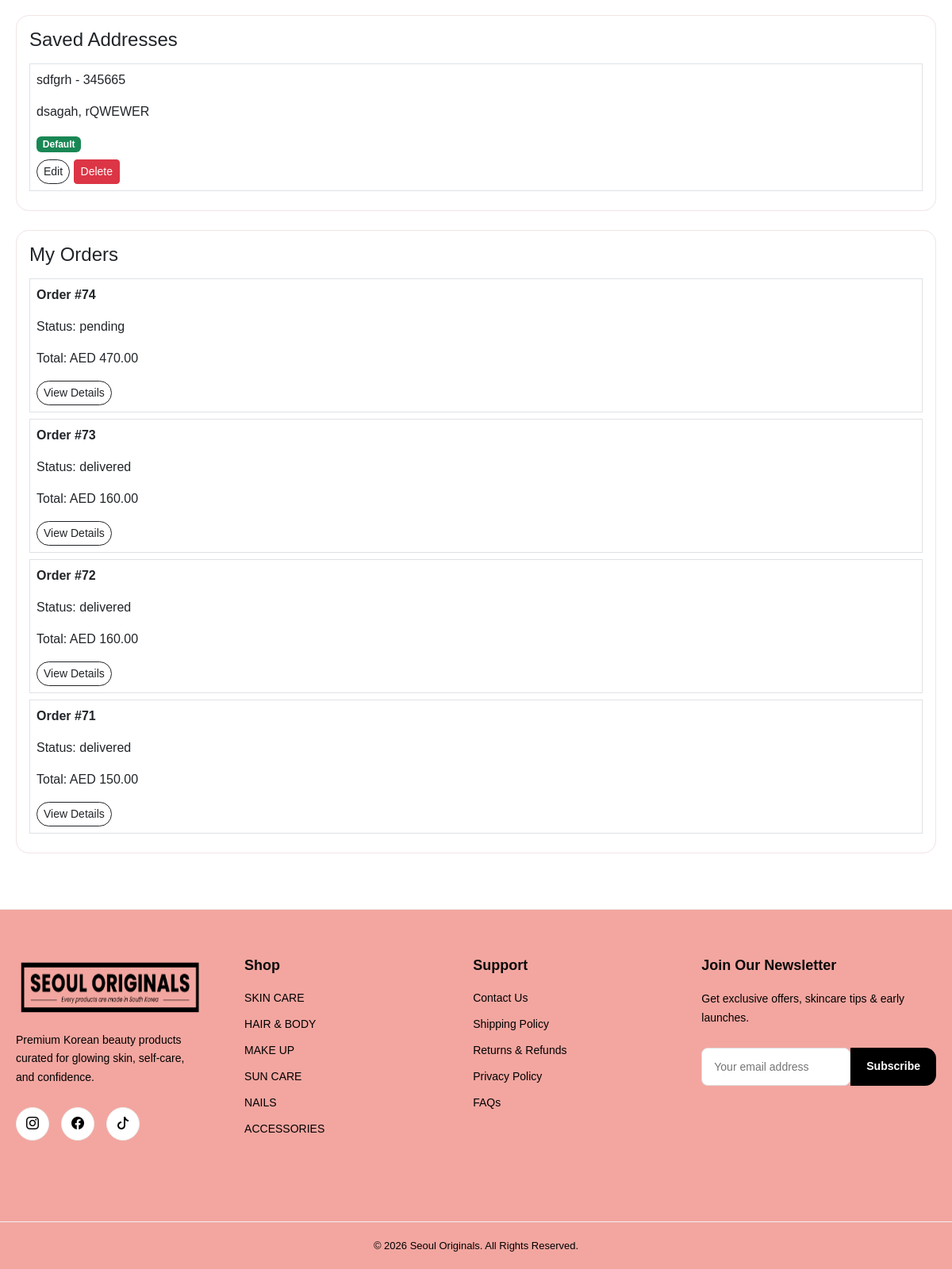
The app's page /account/ (signed in, lower part), older data.
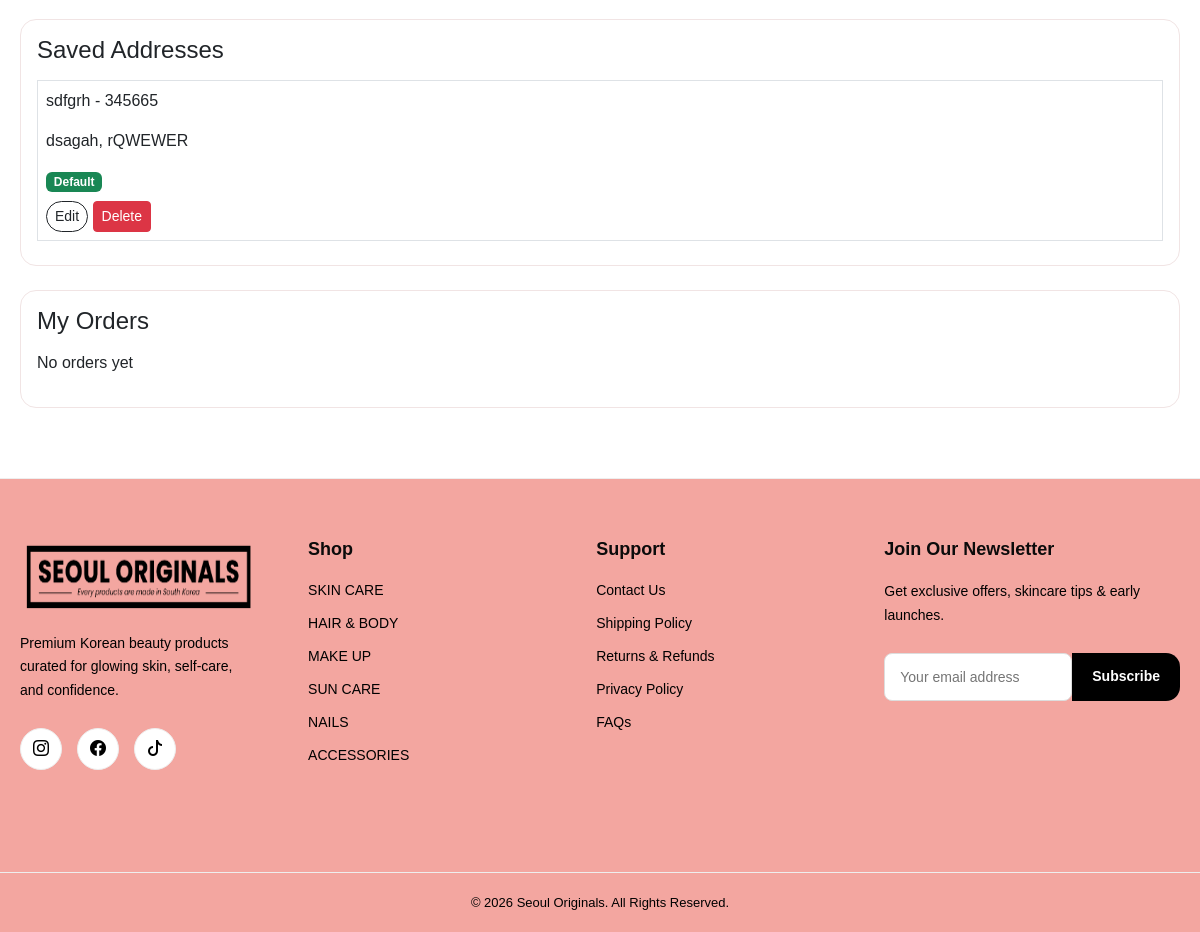
The same page, newer data.
### shop/models.py (models this page shows, shortened)
class Address(models.Model):
    user = models.ForeignKey(User, on_delete=models.CASCADE)
    full_name = models.CharField(max_length=200)
    phone = models.CharField(max_length=20)
    address_line = models.TextField()
    city = models.CharField(max_length=100)
    country = models.CharField(max_length=100, default="UAE")
    is_default = models.BooleanField(default=False)
    is_deleted = models.BooleanField(default=False)

class Order(models.Model):
    STATUS_CHOICES = [
        ('pending', 'Pending'),
        ('processing', 'Processing'),
        ('shipped', 'Shipped'),
        ('delivered', 'Delivered'),
        ('cancelled', 'Cancelled'),
        ('replaced', 'Replaced'),  # ✅ ADDED
    ]
    user = models.ForeignKey(User, on_delete=models.CASCADE)
    parent_order = models.ForeignKey(
        'self',
        on_delete=models.SET_NULL,
        null=True,
        blank=True,
        related_name='replacements'
    )
    name = models.CharField(max_length=200)
    address = models.TextField()
    phone = models.CharField(max_length=20)
    total = models.DecimalField(max_digits=10, decimal_places=2)
    status = models.CharField(max_length=20, choices=STATUS_CHOICES, default='pending')
    created_at = models.DateTimeField(auto_now_add=True, db_index=True)

class Category(models.Model):
    name = models.CharField(max_length=100)
    slug = models.SlugField(blank=True, null=True)

### shop/views.py (the view)
# urls.py: path('account/', views.account, name='account'),
@login_required
def account(request):
    profile = getattr(request.user, 'userprofile', None)
    addresses = Address.objects.filter( user=request.user, is_deleted=False)
    orders = Order.objects.filter(user=request.user).order_by('-created_at')
    return render(request, 'account.html', {
        'profile': profile,
        'addresses': addresses,
        'orders': orders
    })

### shop/context_processors.py (called while the page is built)
def categories(request):
    return {
        'categories': Category.objects.all()
    }

### templates/account.html (shortened to what this page needs)
{% extends 'base.html' %}
{% block content %}
<div class="container mt-5">
<div class="card p-3 mb-4">
  <h4>Saved Addresses</h4>
  {% for a in addresses %}
    <div class="border p-2 mb-2">
      <p>{{ a.full_name }} - {{ a.phone }}</p>
      <p>{{ a.address_line }}, {{ a.city }}</p>
      {% if a.is_default %}
        <span class="badge bg-success">Default</span>
      {% endif %}
      <div class="mt-2">
        <a href="{% url 'edit_address' a.id %}"
           class="btn btn-sm btn-outline-dark">
           Edit
        </a>
        <button
            type="button"
            class="btn btn-danger btn-sm delete-btn"
            data-id="{{ a.id }}">
            Delete
        </button>
      </div>
    </div>
  {% empty %}
    <p>No addresses saved</p>
  {% endfor %}
</div>
<div class="card p-3">
  <h4>My Orders</h4>
  {% for o in orders %}
    <div class="border p-2 mb-2">
      <p><strong>Order #{{ o.id }}</strong></p>
      <p>Status: {{ o.status }}</p>
      <p>Total: AED {{ o.total }}</p>
      <a href="{% url 'order_detail' o.id %}"
         class="btn btn-sm btn-outline-dark">
         View Details
      </a>
    </div>
  {% empty %}
    <p>No orders yet</p>
  {% endfor %}
</div>
</div>
{% endblock %}

### templates/base.html (shortened to what this page needs)
{% load static %}
<!DOCTYPE html>
<html>
<head>
  <link href="https://cdn.jsdelivr.net/npm/bootstrap@5.3.0/dist/css/bootstrap.min.css" rel="stylesheet">
  <link rel="stylesheet" href="{% static 'css/style.css' %}">
  <link rel="stylesheet" href="https://cdn.jsdelivr.net/npm/swiper@11/swiper-bundle.min.css"/>
  <link rel="stylesheet" href="https://cdn.jsdelivr.net/npm/bootstrap-icons@1.11.3/font/bootstrap-icons.min.css">
</head>
<body>
<main class="main-content">
  {% block content %}{% endblock %}
</main>
<footer class="site-footer">
  <div class="footer-container">
    <div class="footer-col">
      <img
        src="{% static 'images/logo.png' %}"
        alt="Logo"
        class="footer-brand-logo"
      >
      <p class="footer-text">
        Premium Korean beauty products curated for glowing skin,
        self-care, and confidence.
      </p>
      <div class="footer-socials">
        <a href="#"><i class="bi bi-instagram"></i></a>
        <a href="#"><i class="bi bi-facebook"></i></a>
        <a href="#"><i class="bi bi-tiktok"></i></a>
      </div>
    </div>
    <div class="footer-col">
      <h4>Shop</h4>
      {% for c in categories %}
        <a href="{% url 'category' c.slug %}">
          {{ c.name }}
        </a>
      {% endfor %}
    </div>
    <div class="footer-col">
      <h4>Support</h4>
      <a href="#">Contact Us</a>
      <a href="#">Shipping Policy</a>
      <a href="#">Returns & Refunds</a>
      <a href="#">Privacy Policy</a>
      <a href="#">FAQs</a>
    </div>
    <div class="footer-col">
      <h4>Join Our Newsletter</h4>
      <p class="footer-text">
        Get exclusive offers, skincare tips & early launches.
      </p>
      <form class="footer-newsletter">
        <input
          type="email"
          placeholder="Your email address"
          required
        >
        <button type="submit">
          Subscribe
        </button>
      </form>
    </div>
  </div>
  <div class="footer-bottom">
    © 2026 Seoul Originals. All Rights Reserved.
  </div>
</footer>
</body>
</html>

Row changes from the older to the newer data that the page shows:
removed Order: id "74", status "pending", total "470.00"
removed Order: id "73", status "delivered", total "160.00"
removed Order: id "72", status "delivered", total "160.00"
removed Order: id "71", status "delivered", total "150.00"
Text that changed along with them:
text now shown: "No orders yet"
